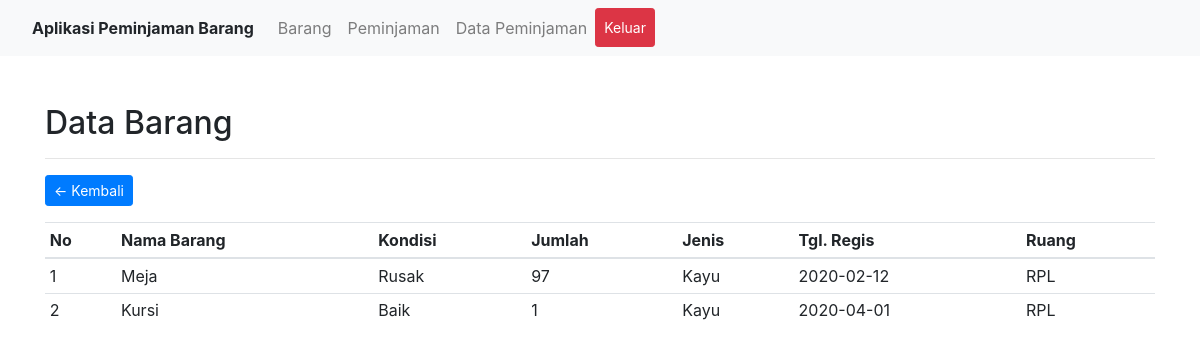
Page /operator/data-barang.php (signed in) on the committed database.
### tables this page shows
CREATE TABLE `barang` (
  `id_barang` int(11) NOT NULL,
  `id_user` int(11) NOT NULL,
  `jenis` varchar(30) NOT NULL,
  `jumlah` int(11) NOT NULL,
  `keterangan` text NOT NULL,
  `kondisi` varchar(20) NOT NULL,
  `nama_barang` varchar(50) NOT NULL,
  `tgl_regis` date NOT NULL DEFAULT current_timestamp(),
  `ruang` varchar(30) NOT NULL
);

### operator/data-barang.php (called while the page is built, shortened)
<?php
require_once '../config/db.php';
$sql 			= "SELECT * FROM barang";
$query 			= $conn->query($sql);
$data_barang 	= $query->fetch_all(MYSQLI_ASSOC);
$no = 1;
require_once 'includes/header.php';
require_once 'includes/barang.php';
require_once 'includes/footer.php';

### operator/includes/barang.php (the view)
<div class="container mt-5">
	<h2>Data Barang</h2>
	<hr>
	<a href="index.php" class="btn btn-primary btn-sm float-left">&larr; Kembali</a>
	<div class="clearfix"></div>
	<table class="table table-sm mt-3">
		<thead>
			<tr>
				<th>No</th>
				<th>Nama Barang</th>
				<th>Kondisi</th>
				<th>Jumlah</th>
				<th>Jenis</th>
				<th>Tgl. Regis</th>
				<th>Ruang</th>
			</tr>
		</thead>
		<tbody>
			<?php foreach($data_barang as $barang): ?>
			<tr>
				<td><?= $no++; ?></td>
				<td><?= $barang['nama_barang']; ?>
				<td><?= $barang['kondisi']; ?>
				<td><?= $barang['jumlah']; ?>
				<td><?= $barang['jenis']; ?>
				<td><?= $barang['tgl_regis']; ?>
				<td><?= $barang['ruang']; ?>
			</tr>
			<?php endforeach; ?>
		</tbody>
	</table>
</div>

### rows in the picture
barang: nama_barang "Meja", kondisi "Rusak", jumlah "97", jenis "Kayu", tgl_regis "2020-02-12", ruang "RPL"
barang: nama_barang "Kursi", kondisi "Baik", jumlah "1", jenis "Kayu", tgl_regis "2020-04-01", ruang "RPL"
